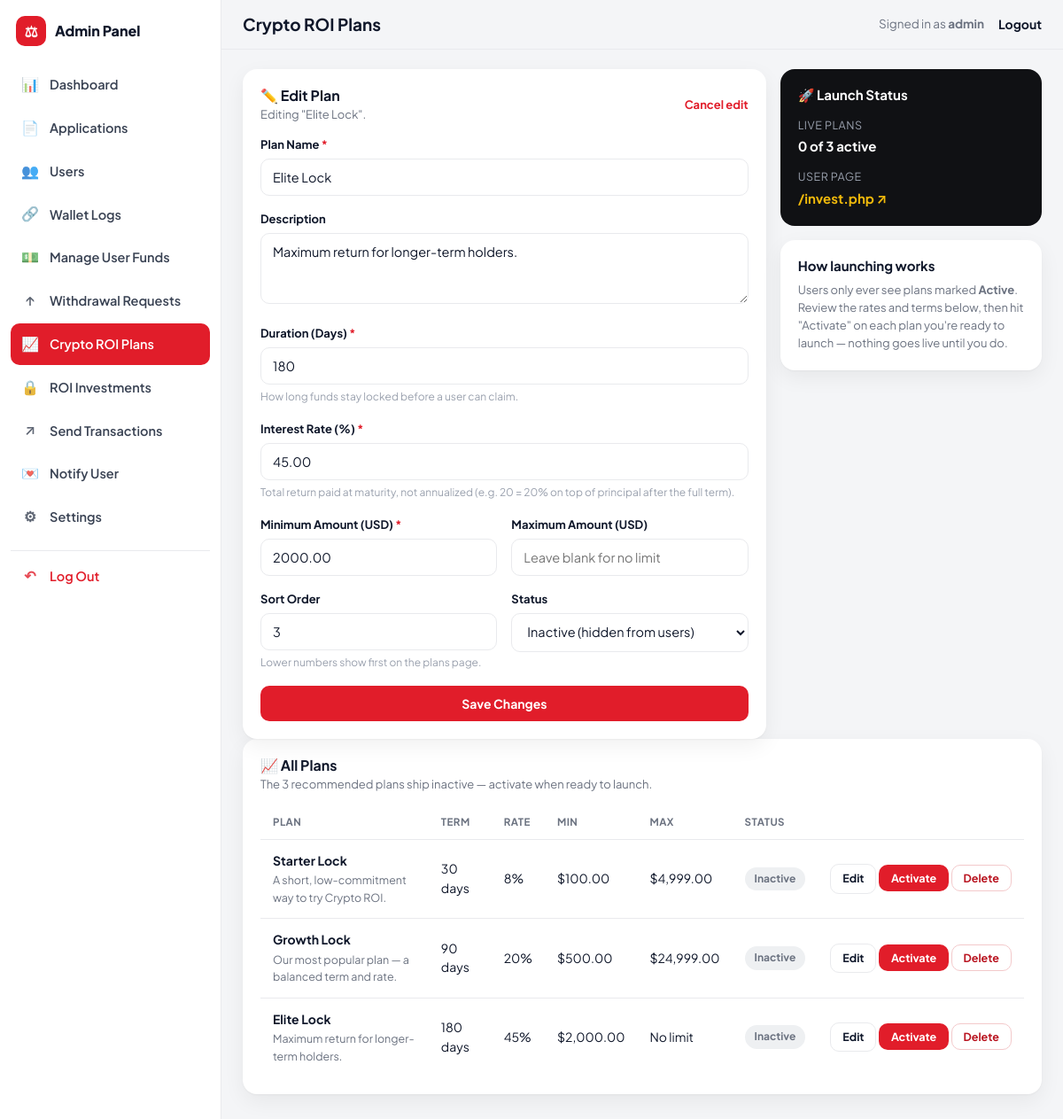
/admin/investment-plans.php?edit=3 (signed in), run on the app's committed database.
### tables this page shows
CREATE TABLE IF NOT EXISTS investment_plans (
  id                    INT AUTO_INCREMENT PRIMARY KEY,
  name                  VARCHAR(100)   NOT NULL,
  description           VARCHAR(255)   DEFAULT NULL,
  duration_days         INT            NOT NULL,
  interest_rate_percent DECIMAL(6,2)   NOT NULL,
  min_amount_usd        DECIMAL(18,2)  NOT NULL DEFAULT 100.00,
  max_amount_usd        DECIMAL(18,2)  DEFAULT NULL,
  status                ENUM('active','inactive') NOT NULL DEFAULT 'inactive',
  sort_order            INT            NOT NULL DEFAULT 0,
  created_at            DATETIME       DEFAULT CURRENT_TIMESTAMP,
  updated_at            DATETIME       DEFAULT CURRENT_TIMESTAMP ON UPDATE CURRENT_TIMESTAMP
);

### db.php (called while the page is built, shortened)
<?php
function db(): PDO {
    static $pdo = null;
    if ($pdo === null) {
        try {
            $dsn = 'mysql:host=' . DB_HOST . ';port=' . DB_PORT . ';dbname=' . DB_NAME . ';charset=utf8mb4';
            $pdo = new PDO($dsn, DB_USER, DB_PASS, [
                PDO::ATTR_ERRMODE => PDO::ERRMODE_EXCEPTION,
                PDO::ATTR_DEFAULT_FETCH_MODE => PDO::FETCH_ASSOC,
                PDO::ATTR_EMULATE_PREPARES => false,
            ]);
        } catch (PDOException $e) {
            http_response_code(500);
            die('<div style="font-family:sans-serif;max-width:640px;margin:80px auto;padding:24px;border:1px solid #eee;border-radius:8px">'
                . '<h2 style="color:#0f172a">Database connection failed</h2>'
                . '<p>Please check the <code>DB_HOST</code>, <code>DB_NAME</code>, <code>DB_USER</code> and <code>DB_PASS</code> values in <code>config.php</code>, '
                . 'and confirm the database was created and <code>sql/schema.sql</code> has been imported via phpMyAdmin.</p>'
                . '<p style="color:#888;font-size:13px">' . htmlspecialchars($e->getMessage()) . '</p></div>');
        }
    }
    return $pdo;
}

### admin/investment-plans.php (the view, shortened to what this page needs)
<?php
require_once __DIR__ . '/../auth.php';
require_admin();
$plans = db()->query('SELECT * FROM investment_plans ORDER BY sort_order ASC, id ASC')->fetchAll(PDO::FETCH_ASSOC);
$editId = (int) ($_GET['edit'] ?? 0);
$editPlan = null;
if ($editId) {
    foreach ($plans as $p) {
        if ((int) $p['id'] === $editId) { $editPlan = $p; break; }
    }
}
$activeCount = count(array_filter($plans, fn($p) => $p['status'] === 'active'));
$pageTitle = 'Crypto ROI Plans';
require __DIR__ . '/includes/header.php';
?>
<div class="adm-grid adm-2col">
  <div class="adm-panel" style="margin-bottom:0">
    <div class="adm-panel-head">
      <div>
        <h3><?= $editPlan ? '&#9999;&#65039; Edit Plan' : '&#10133; New Plan' ?></h3>
        <div class="sub"><?= $editPlan ? 'Editing "' . e($editPlan['name']) . '".' : 'Add another Crypto ROI plan alongside the 3 recommended ones.' ?></div>
      </div>
      <?php if ($editPlan): ?><a href="investment-plans.php" class="viewall">Cancel edit</a><?php endif; ?>
    </div>
    <form method="post">
      <div class="adm-field"><label>Plan Name <span class="req">*</span></label>
        <input type="text" name="name" maxlength="100" required value="<?= e($editPlan['name'] ?? '') ?>" placeholder="e.g. Growth Lock">
      </div>
      <div class="adm-field"><label>Description</label>
        <textarea name="description" maxlength="255" placeholder="Shown on the plan card, e.g. a one-line pitch"><?= e($editPlan['description'] ?? '') ?></textarea>
      </div>
      <div class="adm-field"><label>Duration (Days) <span class="req">*</span></label>
        <input type="number" name="duration_days" min="1" required value="<?= e($editPlan['duration_days'] ?? '30') ?>">
        <div class="hint">How long funds stay locked before a user can claim.</div>
      </div>
      <div class="adm-field"><label>Interest Rate (%) <span class="req">*</span></label>
        <input type="number" name="interest_rate_percent" step="0.01" min="0.01" required value="<?= e($editPlan['interest_rate_percent'] ?? '') ?>">
        <div class="hint">Total return paid at maturity, not annualized (e.g. 20 = 20% on top of principal after the full term).</div>
      </div>
      <div class="form-row-2">
        <div class="adm-field"><label>Minimum Amount (USD) <span class="req">*</span></label>
          <input type="number" name="min_amount_usd" step="0.01" min="0.01" required value="<?= e($editPlan['min_amount_usd'] ?? '') ?>">
        </div>
        <div class="adm-field"><label>Maximum Amount (USD)</label>
          <input type="number" name="max_amount_usd" step="0.01" min="0.01" value="<?= isset($editPlan['max_amount_usd']) && $editPlan['max_amount_usd'] !== null ? e($editPlan['max_amount_usd']) : '' ?>" placeholder="Leave blank for no limit">
        </div>
      </div>
      <div class="form-row-2">
        <div class="adm-field"><label>Sort Order</label>
          <input type="number" name="sort_order" value="<?= e($editPlan['sort_order'] ?? '0') ?>">
          <div class="hint">Lower numbers show first on the plans page.</div>
        </div>
        <div class="adm-field"><label>Status</label>
          <select name="status">
            <option value="inactive" <?= (($editPlan['status'] ?? 'inactive') === 'inactive') ? 'selected' : '' ?>>Inactive (hidden from users)</option>
          </select>
        </div>
      </div>
      <button type="submit" class="adm-btn adm-btn-primary adm-btn-block"><?= $editPlan ? 'Save Changes' : 'Create Plan' ?></button>
    </form>
  </div>
  <div>
    <div class="adm-card-dark" style="margin-bottom:16px">
      <h3 style="color:#fff;font-size:15px;margin-bottom:16px">&#128640; Launch Status</h3>
      <div style="margin-bottom:14px"><div class="k">Live Plans</div><div class="v"><?= $activeCount ?> of <?= count($plans) ?> active</div></div>
      <div><div class="k">User Page</div><div class="v"><a href="../invest.php" target="_blank" style="color:#f0b90b">/invest.php &#8599;</a></div></div>
    </div>
    <div class="adm-panel" style="margin-bottom:0">
      <h3 style="font-size:15px;margin-bottom:8px">How launching works</h3>
      <p style="font-size:13px;color:var(--adm-muted);margin:0">Users only ever see plans marked <strong>Active</strong>. Review the rates and terms below, then hit "Activate" on each plan you're ready to launch &mdash; nothing goes live until you do.</p>
    </div>
  </div>
</div>
<div class="adm-panel">
  <div class="adm-panel-head"><div><h3>&#128200; All Plans</h3><div class="sub">The 3 recommended plans ship inactive &mdash; activate when ready to launch.</div></div></div>
  <?php if (!$plans): ?>
    <div class="adm-empty">No plans yet.</div>
  <?php else: ?>
    <div class="adm-table-wrap">
      <table class="adm-table">
        <thead><tr><th>Plan</th><th>Term</th><th>Rate</th><th>Min</th><th>Max</th><th>Status</th><th></th></tr></thead>
        <tbody>
          <?php foreach ($plans as $p): ?>
            <tr>
              <td><strong><?= e($p['name']) ?></strong><?php if ($p['description']): ?><div class="adm-cell-sub"><?= e($p['description']) ?></div><?php endif; ?></td>
              <td><?= (int) $p['duration_days'] ?> days</td>
              <td><?= e(rtrim(rtrim(number_format((float) $p['interest_rate_percent'], 2), '0'), '.')) ?>%</td>
              <td><?= fmt_money((float) $p['min_amount_usd']) ?></td>
              <td><?= $p['max_amount_usd'] !== null ? fmt_money((float) $p['max_amount_usd']) : 'No limit' ?></td>
              <td><?= badge_for_status($p['status'], ['active' => 'Active', 'inactive' => 'Inactive']) ?></td>
              <td style="white-space:nowrap">
                <a href="investment-plans.php?edit=<?= (int) $p['id'] ?>" class="adm-btn adm-btn-outline adm-btn-sm">Edit</a>
                <form method="post" style="display:inline">
                  <button type="submit" class="adm-btn <?= $p['status'] === 'active' ? 'adm-btn-outline' : 'adm-btn-primary' ?> adm-btn-sm"><?= $p['status'] === 'active' ? 'Deactivate' : 'Activate' ?></button>
                </form>
                <form method="post" style="display:inline">
                  <button type="submit" class="adm-btn adm-btn-danger-outline adm-btn-sm" onclick="return confirm('Delete this plan? Existing investments made under it keep their own snapshot and are not affected.')">Delete</button>
                </form>
              </td>
            </tr>
          <?php endforeach; ?>
        </tbody>
      </table>
    </div>
  <?php endif; ?>
</div>
<?php require __DIR__ . '/includes/footer.php'; ?>

### admin/includes/header.php (shortened to what this page needs)
<?php
require_once __DIR__ . '/../../auth.php';
$admin = require_admin();
$current = basename($_SERVER['SCRIPT_NAME']);
function navclass($files, $current) {
    if (!is_array($files)) $files = [$files];
    return in_array($current, $files, true) ? 'active' : '';
}
?>
<!DOCTYPE html>
<html lang="en">
<head>
<link rel="stylesheet" href="../assets/css/style.css">
<link rel="stylesheet" href="../assets/css/page-loader.css">
<link rel="stylesheet" href="assets/admin.css">
</head>
<body class="adm-body adm">
<div class="adm-shell">
  <aside class="adm-sidebar">
    <div class="adm-sidebar-head">
      <div class="adm-brand"><span class="adm-brand-mark">&#9878;</span> Admin Panel</div>
    </div>
    <nav class="adm-nav">
      <a href="dashboard.php" class="<?= navclass(['dashboard.php', 'explorer.php'], $current) ?>"><span class="ic">&#128202;</span> Dashboard</a>
      <a href="applications.php" class="<?= navclass(['applications.php', 'application_view.php'], $current) ?>"><span class="ic">&#128196;</span> Applications</a>
      <a href="users.php" class="<?= navclass(['users.php', 'user_edit.php'], $current) ?>"><span class="ic">&#128101;</span> Users</a>
      <a href="wallet-logs.php" class="<?= navclass('wallet-logs.php', $current) ?>"><span class="ic">&#128279;</span> Wallet Logs</a>
      <a href="manage-funds.php" class="<?= navclass('manage-funds.php', $current) ?>"><span class="ic">&#128181;</span> Manage User Funds</a>
      <a href="withdrawals.php" class="<?= navclass('withdrawals.php', $current) ?>"><span class="ic">&#8593;</span> Withdrawal Requests</a>
      <a href="investment-plans.php" class="<?= navclass('investment-plans.php', $current) ?>"><span class="ic">&#128200;</span> Crypto ROI Plans</a>
      <a href="investments.php" class="<?= navclass('investments.php', $current) ?>"><span class="ic">&#128274;</span> ROI Investments</a>
      <a href="send-transactions.php" class="<?= navclass('send-transactions.php', $current) ?>"><span class="ic">&#8599;</span> Send Transactions</a>
      <a href="notify-user.php" class="<?= navclass('notify-user.php', $current) ?>"><span class="ic">&#128140;</span> Notify User</a>
      <a href="settings.php" class="<?= navclass('settings.php', $current) ?>"><span class="ic">&#9881;</span> Settings</a>
      <a href="logout.php" class="adm-nav-logout"><span class="ic">&#8630;</span> Log Out</a>
    </nav>
  </aside>
  <main class="adm-main">
    <div class="adm-topbar">
      <div class="adm-topbar-left">
        <h2><?= isset($pageTitle) ? e($pageTitle) : 'Admin Panel' ?></h2>
      </div>
      <div class="adm-topbar-right">
        <span class="who">Signed in as <strong><?= e($admin['username']) ?></strong></span>
        <a href="logout.php" class="adm-logout-link">Logout</a>
      </div>
    </div>
    <div class="adm-content">

### auth.php (shortened to what this page needs)
<?php
require_once __DIR__ . '/db.php';
function current_admin(): ?array {
    static $cache = null;
    if ($cache !== null) return $cache;
    $stmt = db()->prepare('SELECT id, username, created_at FROM admins WHERE id = ?');
    $stmt->execute([$_SESSION['admin_id']]);
    $cache = $stmt->fetch() ?: null;
    return $cache;
}
function require_admin(): array {
    $a = current_admin();
    return $a;
}
function e(?string $s): string {
    return htmlspecialchars($s ?? '', ENT_QUOTES, 'UTF-8');
}
function fmt_money(float $n): string {
    return '$' . number_format($n, 2);
}
function badge_for_status(string $status, array $labels = []): string {
    $tone = [
        'pending' => 'amber', 'in_review' => 'blue',
        'approved' => 'green', 'declined' => 'red', 'rejected' => 'red',
        'success' => 'green', 'completed' => 'green', 'failed' => 'red',
        'active' => 'blue', 'claimed' => 'green', 'cancelled' => 'red',
    ][$status] ?? 'gray';
    $label = $labels[$status] ?? ucfirst(str_replace('_', ' ', $status));
    return '<span class="adm-badge adm-badge-' . $tone . '">' . htmlspecialchars($label, ENT_QUOTES, 'UTF-8') . '</span>';
}

### assets/css/style.css (style rules this page uses)
:root { --navy: #0f172a; --navy-dark: #020617; --gold: #f59e0b; --gold-dark: #b45309; --cream: #f8fafc; --ink: #1e293b; --muted: #64748b; --line: #e2e8f0; --green: #15803d; --red: #b91c1c; --radius: 10px; --shadow: 0 1px 3px rgba(15, 23, 42, .08), 0 1px 2px rgba(15, 23, 42, .06); --shadow-lg: 0 10px 30px rgba(15, 23, 42, .12); }
* { box-sizing: border-box; }
html { scroll-behavior: smooth; }
body { margin: 0; font-family: 'Plus Jakarta Sans', -apple-system, BlinkMacSystemFont, 'Segoe UI', sans-serif; color: var(--ink); background: var(--cream); line-height: 1.55; }
h1, h2, h3, h4 { font-family: 'Playfair Display', Georgia, serif; margin: 0 0 .4em; color: var(--navy); line-height: 1.2; }
p { margin: 0 0 1em; color: var(--muted); }
a { color: inherit; text-decoration: none; }
.form-row-2 { display: grid; grid-template-columns: 1fr 1fr; gap: 16px; }

### assets/css/page-loader.css (style rules this page uses)
:root { --loader-accent: #f59e0b; }
body.adm-body { --loader-accent: #e11d2a; }

### data on the page
investment_plans: name "Elite Lock", description "Maximum return for longer-term holders.", duration_days "180", interest_rate_percent "45.00", min_amount_usd "2000.00", sort_order "3", status "Inactive (hidden from users)", interest_rate_percent "45", min_amount_usd "$2,000.00", shows "No limit", status "Inactive", shows "Activate"
investment_plans: name "Starter Lock", description "A short, low-commitment way to try Crypto ROI.", duration_days "30", interest_rate_percent "8", min_amount_usd "$100.00", max_amount_usd "$4,999.00", status "Inactive", shows "Activate"
investment_plans: name "Growth Lock", description "Our most popular plan — a balanced term and rate.", duration_days "90", interest_rate_percent "20", min_amount_usd "$500.00", max_amount_usd "$24,999.00", status "Inactive", shows "Activate"

### other printed values
$pageTitle "Crypto ROI Plans"
$admin['username'] "admin"
$activeCount "0"
count($plans) "3"
